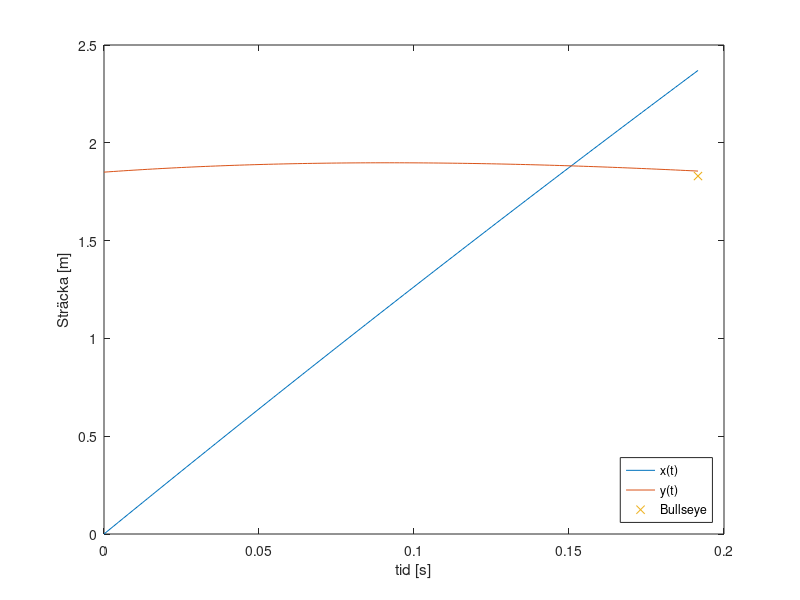

Reproduce this figure in MATLAB.
clc;clear;close all;

%Uppgift a)

%Konstanter/Parametrar

konst.Kx = .001; 
konst.Ky = .01;
konst.h = 1.85;
konst.bulsy = 1.83;
konst.m = 0.026;
konst.V0 = 13;
konst.g = 9.82;
konst.phi = 5;
konst.d = 2.37;
konst.tol = 10^-5;

%Reducerat ekvationssystem
du=@(u) [u(2); 
    (- ( konst.Kx / konst.m )* u(2)* sqrt( u(2)^2 + u(4)^2 ) ); 
    u(4); 
    (- konst.g-( konst.Ky / konst.m )* u(4)* sqrt( u(2)^2 + u(4)^2 ) )];

maxiter = 50;
dt=0.1;

y_trff(1) = 1;

for iter = 1:maxiter
    
    clear x y t u
    
    t(1) = 0;
    x0 = 0;
    y0 = konst.h;
    dx0 = konst.V0* cos ( konst.phi* 2* pi / 360 );
    dy0 = konst.V0* sin ( konst.phi* 2* pi / 360 );
    u(:,1)= [x0; dx0; y0; dy0 ];


    while u(1,end) < konst.d
        
        t(end+1) = t(end) + dt;

        %RK4
        k1 = du( u(:,end) );
        k2 = du( u(:,end) + dt*.5*k1 );
        k3 = du( u(:,end) + dt*.5*k2 );
        k4 = du( u(:,end) + dt*k3 );
        u(:,end+1) = u(:,end) + dt*( k1 + 2*k2 + 2*k3 + k4 )/6;

    
    end
    
    %Interpolation, linjär.
    %Sista steglängden görs med dt2 som är s.a. sista x-elementet är exakt 
    %2.37. 
    
    dt2 = 6*( konst.d - u(1,end-1) ) / (k1(1)+2*k2(1)+2*k3(1)+k4(1));
    t(end) = t(end-1) + dt2;
    u(:,end) = u(:,end-1) + ( k1+2*k2+2*k3+k4 )*dt2/6;

    x = u(1,:);
    y = u(3,:);

    
    y_trff(2) = y(end);

    if abs( y_trff(2) - y_trff(1) ) < konst.tol
        trff = y_trff(2);
        break
    
    else
        y_trff(1) = y_trff(2);

        dt = dt / 2;

    end

end

%Presentation
disp("Svar: "+trff)
plot(t,x,t,y,t(end),konst.bulsy,"x")
legend({"x(t)","y(t)","Bullseye"},"Location","SouthEast")
xlabel("tid [s]")
ylabel("Sträcka [m]")

